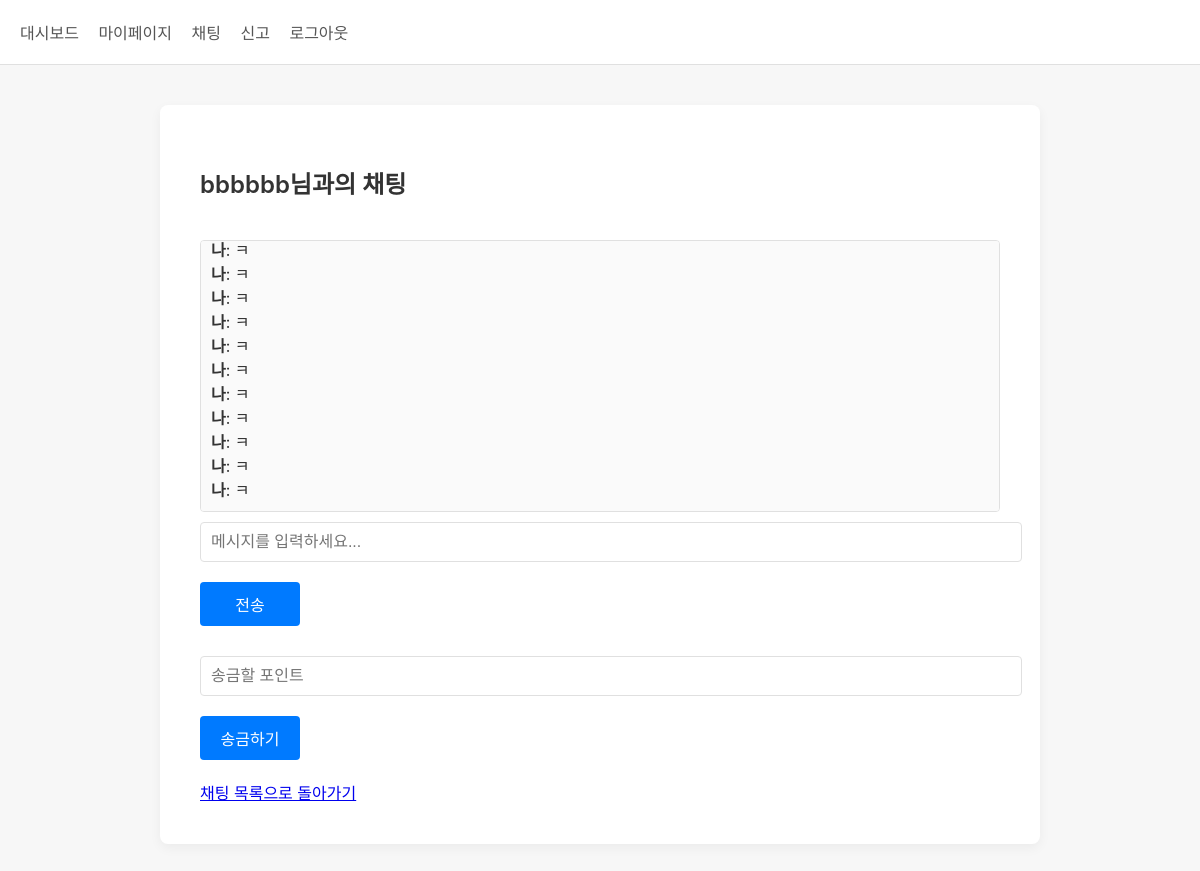
Screenshot of /chat/d1c54547-5d63-49e4-a3d3-1bd866144a07 (signed in) with the database file from the repository.
### tables this page shows
CREATE TABLE user (
                id TEXT PRIMARY KEY,
                username TEXT UNIQUE NOT NULL,
                password TEXT NOT NULL,
                bio TEXT
            , is_inactive INTEGER DEFAULT 0, points INTEGER DEFAULT 0);

CREATE TABLE chat (
        id TEXT PRIMARY KEY,
        sender_id TEXT NOT NULL,
        receiver_id TEXT NOT NULL,
        message TEXT NOT NULL,
        timestamp TIMESTAMP DEFAULT CURRENT_TIMESTAMP
    );

### app.py (the view, shortened to what this page needs)
@app.route('/chat/<user_id>', methods=['GET', 'POST'])
def chat_with_user(user_id):
    if 'user_id' not in session:
        return redirect(url_for('login'))
    current_user_id = session['user_id']
    db = get_db()
    cursor = db.cursor()
    cursor.execute("""
        SELECT * FROM chat
        WHERE (sender_id = ? AND receiver_id = ?) OR (sender_id = ? AND receiver_id = ?)
        ORDER BY timestamp ASC
    """, (current_user_id, user_id, user_id, current_user_id))
    chats = cursor.fetchall()
    cursor.execute("SELECT id, username FROM user WHERE id = ?", (user_id,))
    chat_user = cursor.fetchone()
    cursor.execute("SELECT * FROM user WHERE id = ?", (current_user_id,))
    current_user = cursor.fetchone()
    return render_template('chat_with_user.html', user=chat_user, chats=chats)

### app.py (called while the page is built)
def get_db():
    db = getattr(g, '_database', None)
    if db is None:
        db = g._database = sqlite3.connect(DATABASE)
        db.row_factory = sqlite3.Row
    return db

@app.teardown_appcontext
def close_connection(exception):
    db = getattr(g, '_database', None)
    if db is not None:
        db.close()

@app.before_request
def check_session_timeout():
    last_active = session.get('last_active')
    if last_active:
        last_active = datetime.strptime(last_active, "%Y-%m-%d %H:%M:%S")
        if datetime.utcnow() - last_active > timedelta(minutes=60):
            session.clear()
            flash('세션이 만료되었습니다. 다시 로그인하세요.')
            return redirect(url_for('login'))
    session['last_active'] = datetime.utcnow().strftime("%Y-%m-%d %H:%M:%S")

@app.after_request
def apply_security_headers(response):
    response.headers['Content-Security-Policy'] = (
        "default-src 'self'; "
        "script-src 'self' https://cdnjs.cloudflare.com https://cdn.socket.io; "
        "style-src 'self' 'unsafe-inline'; "
        "object-src 'none';")
    response.headers['X-Content-Type-Options'] = 'nosniff'
    response.headers['X-Frame-Options'] = 'DENY'
    response.headers['Referrer-Policy'] = 'strict-origin-when-cross-origin'
    response.headers['Strict-Transport-Security'] = 'max-age=31536000; includeSubDomains'
    return response

### templates/chat_with_user.html (shortened to what this page needs)
{% extends "base.html" %}
{% block content %}
<h2>{{ user.username }}님과의 채팅</h2>
<div id="chat">
  <div id="messages">
    {% for chat in chats %}
      <div class="chat-message {% if chat.sender_id == session['user_id'] %}sent{% else %}received{% endif %}">
        <strong>{{ "나" if chat.sender_id == session['user_id'] else user.username }}</strong>:
        {{ chat.message }}
      </div>
    {% endfor %}
  </div>
<form method="POST">
    <input type="text" name="message" placeholder="메시지를 입력하세요..." required onkeydown="checkEnter(event)">
    <button type="submit">전송</button>
</form>
{% if session.get('user_id') and session['user_id'] != user.id %}
  <form method="post" style="margin-top: 10px;">
    <input type="number" name="amount" min="1" placeholder="송금할 포인트" required>
    <button type="submit" name="transfer_points">송금하기</button>
  </form>
{% endif %}
<a href="{{ url_for('chat_list') }}">채팅 목록으로 돌아가기</a>
{% endblock %}

### templates/base.html (style rules this page uses)
body { background-color: #F7F7F7; font-family: -apple-system, BlinkMacSystemFont, "Segoe UI", Roboto, Helvetica, Arial, sans-serif; margin: 0; padding: 0; color: #333; }
h1, h2, h3 { font-weight: 600; margin-bottom: 20px; }
input, textarea, button { width: 100%; padding: 10px; margin-bottom: 20px; border: 1px solid #e0e0e0; border-radius: 4px; font-size: 16px; }
button { background-color: #007AFF; color: #fff; border: none; cursor: pointer; transition: background-color 0.2s; width: auto; min-width: 100px; }
#chat { margin-top: 40px; }
#messages { height: 250px; overflow-y: auto; border: 1px solid #e0e0e0; padding: 10px; border-radius: 4px; margin-bottom: 10px; background-color: #fafafa; }

### rows the page displays
user: username "bbbbbb"
chat: sender_id "나", message "ㅋ"
chat: sender_id "나", message "ㅋ"
chat: sender_id "나", message "ㅋ"
chat: sender_id "나", message "ㅋ"
chat: sender_id "나", message "ㅋ"
chat: sender_id "나", message "ㅋ"
chat: sender_id "나", message "ㅋ"
chat: sender_id "나", message "ㅋ"
chat: sender_id "나", message "ㅋ"
chat: sender_id "나", message "ㅋ"
chat: sender_id "나", message "ㅋ"
